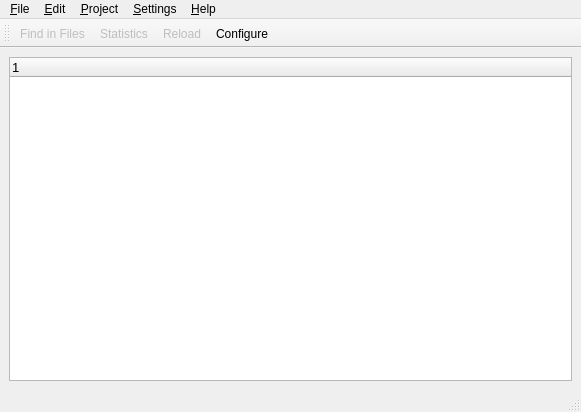
<ui version="4.0" >
 <class>Catalog</class>
 <widget class="QMainWindow" name="Catalog" >
  <property name="windowModality" >
   <enum>Qt::NonModal</enum>
  </property>
  <property name="geometry" >
   <rect>
    <x>0</x>
    <y>0</y>
    <width>581</width>
    <height>412</height>
   </rect>
  </property>
  <property name="sizePolicy" >
   <sizepolicy>
    <hsizetype>7</hsizetype>
    <vsizetype>7</vsizetype>
    <horstretch>0</horstretch>
    <verstretch>0</verstretch>
   </sizepolicy>
  </property>
  <property name="windowTitle" >
   <string>Catalog Manager</string>
  </property>
  <property name="toolTip" >
   <string/>
  </property>
  <widget class="QWidget" name="centralwidget" >
   <layout class="QGridLayout" >
    <property name="margin" >
     <number>9</number>
    </property>
    <property name="spacing" >
     <number>6</number>
    </property>
    <item row="0" column="0" >
     <widget class="QTreeWidget" name="treeCatalog" >
      <property name="font" >
       <font>
        <pointsize>10</pointsize>
       </font>
      </property>
      <property name="focusPolicy" >
       <enum>Qt::NoFocus</enum>
      </property>
      <property name="contextMenuPolicy" >
       <enum>Qt::DefaultContextMenu</enum>
      </property>
      <property name="acceptDrops" >
       <bool>false</bool>
      </property>
      <property name="statusTip" >
       <string/>
      </property>
      <property name="alternatingRowColors" >
       <bool>true</bool>
      </property>
     </widget>
    </item>
   </layout>
  </widget>
  <widget class="QMenuBar" name="menubar" >
   <property name="geometry" >
    <rect>
     <x>0</x>
     <y>0</y>
     <width>581</width>
     <height>28</height>
    </rect>
   </property>
   <widget class="QMenu" name="menuEdit" >
    <property name="title" >
     <string>&amp;Edit</string>
    </property>
    <addaction name="actionFind_in_Files" />
    <addaction name="separator" />
    <addaction name="actionStatistics" />
    <addaction name="actionReload" />
   </widget>
   <widget class="QMenu" name="menuHelp" >
    <property name="title" >
     <string>&amp;Help</string>
    </property>
    <addaction name="actionAbout" />
    <addaction name="actionAboutQt" />
   </widget>
   <widget class="QMenu" name="menuSettings" >
    <property name="title" >
     <string>&amp;Settings</string>
    </property>
    <addaction name="actionBuild" />
    <addaction name="actionConfigure" />
   </widget>
   <widget class="QMenu" name="menuProject" >
    <property name="title" >
     <string>&amp;Project</string>
    </property>
    <widget class="QMenu" name="menuOpenRecentProject" >
     <property name="enabled" >
      <bool>false</bool>
     </property>
     <property name="title" >
      <string>Open &amp;Recent Project</string>
     </property>
    </widget>
    <addaction name="actionNew" />
    <addaction name="actionOpen" />
    <addaction name="menuOpenRecentProject" />
   </widget>
   <widget class="QMenu" name="menuFile" >
    <property name="title" >
     <string>&amp;File</string>
    </property>
    <addaction name="actionQuit" />
   </widget>
   <addaction name="menuFile" />
   <addaction name="menuEdit" />
   <addaction name="menuProject" />
   <addaction name="menuSettings" />
   <addaction name="menuHelp" />
  </widget>
  <widget class="QStatusBar" name="statusbar" />
  <widget class="QToolBar" name="toolBar" >
   <property name="sizePolicy" >
    <sizepolicy>
     <hsizetype>5</hsizetype>
     <vsizetype>5</vsizetype>
     <horstretch>0</horstretch>
     <verstretch>0</verstretch>
    </sizepolicy>
   </property>
   <property name="contextMenuPolicy" >
    <enum>Qt::NoContextMenu</enum>
   </property>
   <property name="acceptDrops" >
    <bool>true</bool>
   </property>
   <property name="windowTitle" >
    <string/>
   </property>
   <property name="orientation" >
    <enum>Qt::Horizontal</enum>
   </property>
   <attribute name="toolBarArea" >
    <number>4</number>
   </attribute>
   <addaction name="actionFind_in_Files" />
   <addaction name="actionStatistics" />
   <addaction name="actionReload" />
   <addaction name="actionConfigure" />
  </widget>
  <action name="actionQuit" >
   <property name="icon" >
    <iconset>../images/exit.png</iconset>
   </property>
   <property name="text" >
    <string>&amp;Quit</string>
   </property>
   <property name="shortcut" >
    <string>Ctrl+Q</string>
   </property>
  </action>
  <action name="actionAbout" >
   <property name="text" >
    <string>About</string>
   </property>
  </action>
  <action name="actionAboutQt" >
   <property name="text" >
    <string>About Qt</string>
   </property>
  </action>
  <action name="actionReload" >
   <property name="enabled" >
    <bool>false</bool>
   </property>
   <property name="icon" >
    <iconset>../images/reload.png</iconset>
   </property>
   <property name="text" >
    <string>&amp;Reload</string>
   </property>
   <property name="shortcut" >
    <string>F5</string>
   </property>
  </action>
  <action name="actionConfigure" >
   <property name="icon" >
    <iconset>../images/configure.png</iconset>
   </property>
   <property name="text" >
    <string>&amp;Configure...</string>
   </property>
  </action>
  <action name="actionFind_in_Files" >
   <property name="enabled" >
    <bool>false</bool>
   </property>
   <property name="icon" >
    <iconset>../images/find.png</iconset>
   </property>
   <property name="text" >
    <string>&amp;Find in Files...</string>
   </property>
   <property name="shortcut" >
    <string>Ctrl+F</string>
   </property>
  </action>
  <action name="actionStatistics" >
   <property name="enabled" >
    <bool>false</bool>
   </property>
   <property name="icon" >
    <iconset>../images/statistic.png</iconset>
   </property>
   <property name="text" >
    <string>&amp;Statistics</string>
   </property>
   <property name="shortcut" >
    <string>Ctrl+S</string>
   </property>
  </action>
  <action name="actionBuildTM" >
   <property name="text" >
    <string>&amp;Build TM</string>
   </property>
  </action>
  <action name="actionNew" >
   <property name="text" >
    <string>New...</string>
   </property>
  </action>
  <action name="actionOpen" >
   <property name="text" >
    <string>Open...</string>
   </property>
  </action>
  <action name="actionBuild" >
   <property name="icon" >
    <iconset>../images/memory.png</iconset>
   </property>
   <property name="text" >
    <string>Build TM...</string>
   </property>
  </action>
  <action name="actionConfigure" >
   <property name="icon" >
    <iconset>../images/configure.png</iconset>
   </property>
   <property name="text" >
    <string>Configure...</string>
   </property>
  </action>
 </widget>
 <resources/>
 <connections/>
</ui>
